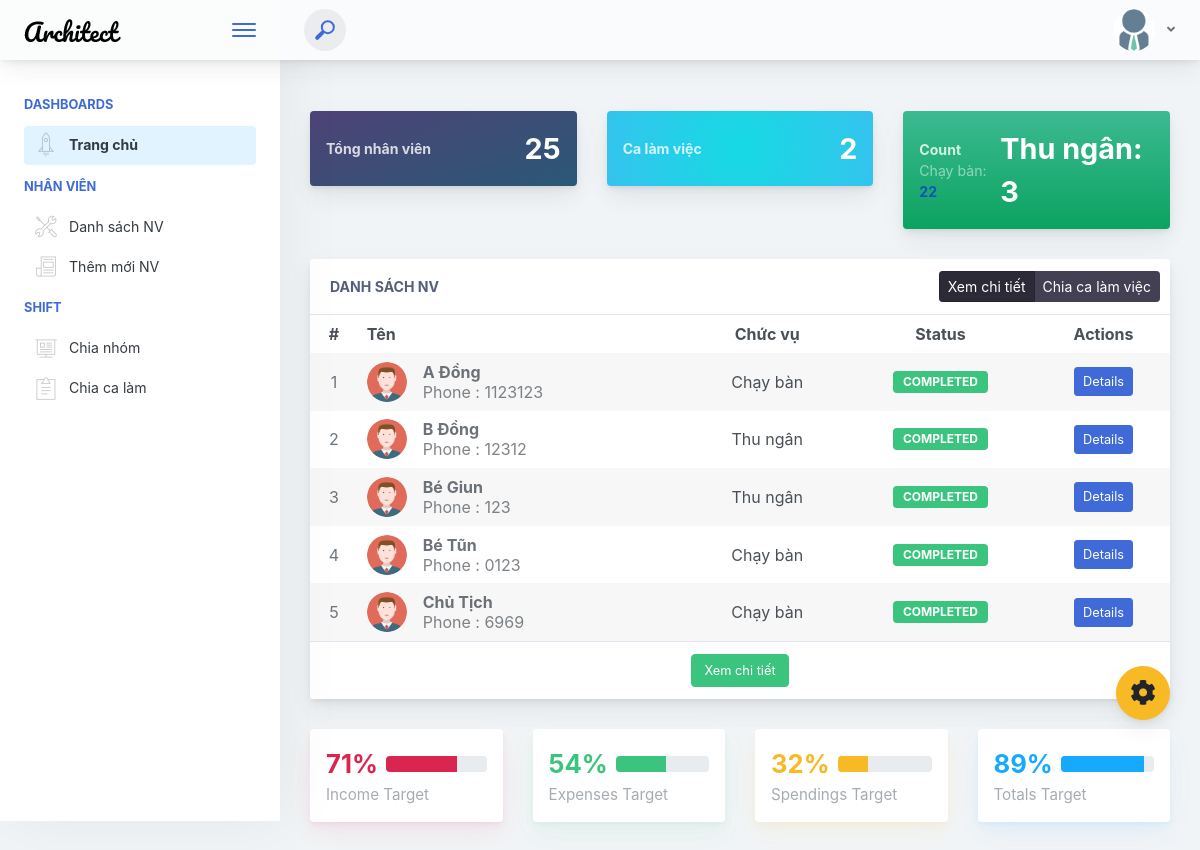
Page /index.php on the earlier database version.
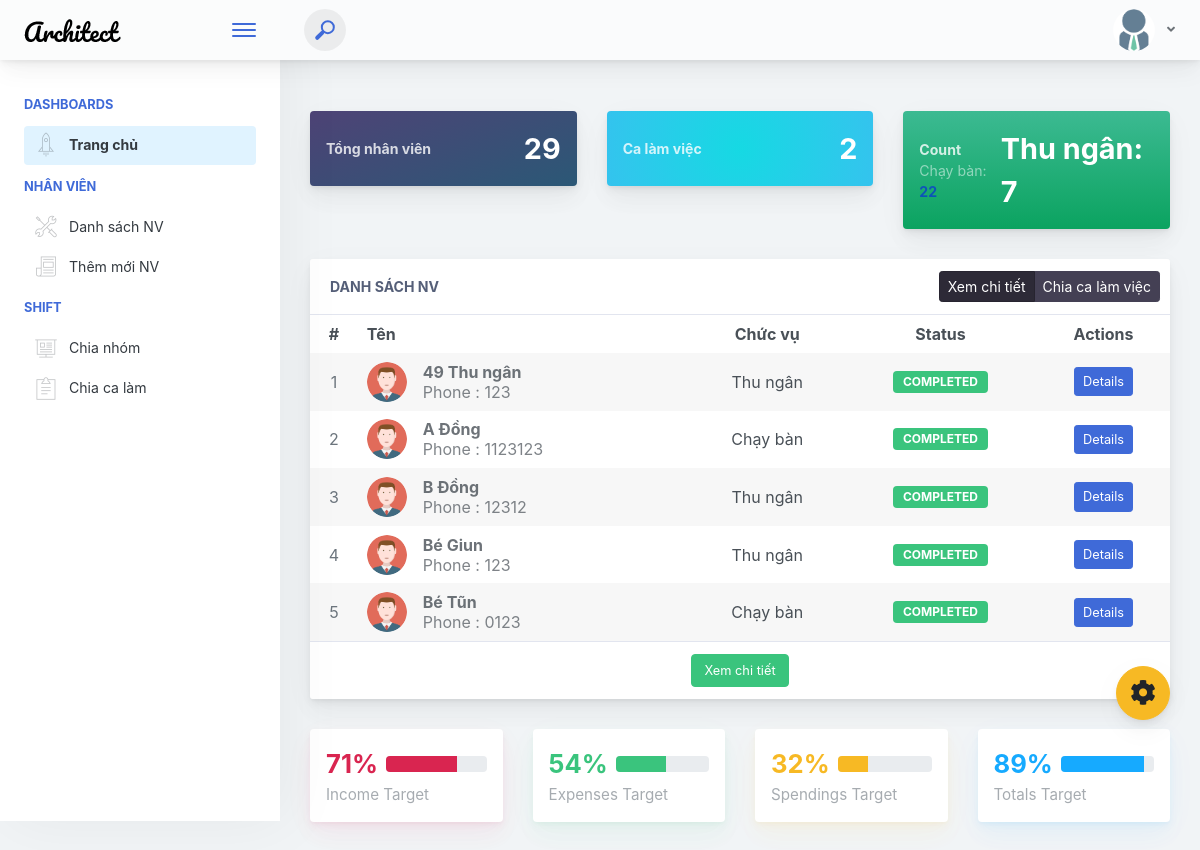
Same page on the later database version.
### tables this page shows
CREATE TABLE `nhanvien` (
  `id` int(20) UNSIGNED NOT NULL,
  `ten` varchar(60) DEFAULT NULL,
  `sdt` varchar(60) DEFAULT NULL,
  `chucvu` varchar(50) NOT NULL,
  `calamviec` varchar(20) NOT NULL,
  `ghichu` text NOT NULL,
  `count` varchar(150) NOT NULL
);

### lib/database.php (called while the page is built, shortened)
<?php
Class Database extends PDO{
   public $host   = DB_HOST;
   public $user   = DB_USER;
   public $pass   = DB_PASS;
   public $dbname = DB_NAME;
   public $link;
private function connectDB(){
   $this->link = new mysqli($this->host, $this->user, $this->pass,
    $this->dbname);
    mysqli_set_charset($this->link, 'UTF8');
 }
public function select($query){
  $result = $this->link->query($query) or
   die($this->link->error.__LINE__);
  if($result->num_rows > 0){
    return $result;
  } else {
    return false;
  }
 }
}

### classes/nhanvien.php (called while the page is built, shortened)
<?php
	$filepath = realpath(dirname(__FILE__));
	include_once ($filepath.'/../lib/database.php');
    class nhanvien
	{
		private $db;
		public function __construct()
		{
			$this->db = new Database();
		}
		public function CountStaff()
		{
			$query = "SELECT COUNT(*) as nv FROM nhanvien";
			$result = $this->db->select($query);
			return $result;
		}
		public function CountStaffRun()
		{
			$query = "SELECT COUNT(*) as nvcb FROM nhanvien where chucvu='Chạy bàn'";
			$result = $this->db->select($query);
			return $result;
		}
		public function CountStaffCashier()
		{
			$query = "SELECT COUNT(*) as nvtn FROM nhanvien where chucvu='Thu ngân'";
			$result = $this->db->select($query);
			return $result;
		}
		public function show5_nhanvien()
		{
			$query = "SELECT * FROM nhanvien  ORDER BY ten ASC limit 5";
			$result = $this->db->select($query);
			return $result;
		}
	}
?>

### index.php (the view, shortened to what the changed rows need)
<?php
include 'lib/database.php';
?>
<!doctype html>
<html lang="vi">
<?php include 'head.php';?>
<body>
    <div class="app-container app-theme-white body-tabs-shadow fixed-sidebar fixed-header">
                <div class="app-main">
                <div class="app-sidebar sidebar-shadow">
<?php
$filepath = realpath(dirname(__FILE__));
                                            include_once ($filepath.'/classes/nhanvien.php');
                                            $i=1;
                                            $cs = new nhanvien();
                                            $count=$cs->CountStaff();
                                            $countcb=$cs->CountStaffRun();
                                            $counttn=$cs->CountStaffCashier();
?>
                </div>    <div class="app-main__outer">
                    <div class="app-main__inner">
                                  <div class="row">
                            <div class="col-md-6 col-xl-4">
                                <div class="card mb-3 widget-content bg-midnight-bloom">
                                    <div class="widget-content-wrapper text-white">
                                        <div class="widget-content-right">
                                            <div class="widget-numbers text-white">
                                            <span title="
">
<?php
while($kq=$count->fetch_assoc())
{
    echo $kq['nv'];
}
?>
                                            </span></div>
                                        </div>
                                    </div>
                                </div>
                            </div>
                            <div class="col-md-6 col-xl-4">
                                <div class="card mb-3 widget-content bg-grow-early">
                                    <div class="widget-content-wrapper text-white">
                                        <div class="widget-content-left">
                                            <div class="widget-heading">Count</div>
                                            <div class="widget-subheading">
                                                <?php while($kq1=$countcb->fetch_assoc())
{
    echo "Chạy bàn:<b style='color:blue;'> ".$kq1['nvcb'].'</b>';
}
?></div>
                                        </div>
                                        <div class="widget-content-right">
                                            <div class="widget-numbers text-white"><span><?php
                                            while($kq2=$counttn->fetch_assoc())
                                            {
                                                echo "Thu ngân: ".$kq2['nvtn'];
                                            }
                                            ?></span></div>
                                        </div>
                                    </div>
                                </div>
                            </div>
                        </div>
                        <div class="row">
                            <div class="col-md-12">
                                <div class="main-card mb-3 card">
                                    <div class="table-responsive">
                                        <table class="align-middle mb-0 table table-borderless table-striped table-hover">
                                            <thead>
                                            <tr>
                                                <th class="text-center">#</th>
                                                <th>Tên</th>
                                                <th class="text-center">Chức vụ</th>
                                                <th class="text-center">Status</th>
                                                <th class="text-center">Actions</th>
                                            </tr>
                                            </thead>
                                            <tbody>
                                            <?php
                                            $get_nv = $cs->show5_nhanvien();
                                                            if($get_nv){
                                                                while ($result = $get_nv->fetch_assoc())
                                                                {
                                            ?>
                                            <tr>
                                                <td class="text-center text-muted"><?=$i++?></td>
                                                <td>
                                                    <div class="widget-content p-0">
                                                        <div class="widget-content-wrapper">
                                                            <div class="widget-content-left mr-3">
                                                                <div class="widget-content-left">
                                                                    <img width="40" class="rounded-circle" src="assets/images/avatars/images.png" alt="">
                                                                </div>
                                                            </div>
                                                            <div class="widget-content-left flex2">
                                                                <div class="widget-heading"><?=$result['ten']?></div>
                                                                <div class="widget-subheading opacity-7">Phone : <?=$result['sdt']?></div>
                                                            </div>
                                                        </div>
                                                    </div>
                                                </td>
                                                <td class="text-center" title="SĐT : <?=$result['sdt']?>"><?=$result['chucvu']?></td>
                                                <td class="text-center">
                                                    <div class="badge badge-success">Completed</div>
                                                </td>
                                                <td class="text-center">
                                                    <button type="button" id="PopoverCustomT-2" class="btn btn-primary btn-sm">Details</button>
                                                </td>
                                            </tr>
                                            <?php
                                             }
                                            }
                                            else{echo "Lỗi";}
                                            ?>
                                            </tbody>
                                        </table>
                                    </div>
                                </div>
                            </div>
                        </div>
                    </div>
                       </div>
        </div>
    </div>
<script type="text/javascript" src="./assets/scripts/main.js"></script></body>
</html>

Differences in the rows shown:
no longer on this page (row edited): nhanvien: ten "Chủ Tịch", sdt "6969", chucvu "Chạy bàn"
added nhanvien: ten "49 Thu ngân", sdt "123", chucvu "Thu ngân"
Other differences:
new list line: "29"
new list line: "Thu ngân: 7"
list line gone: "25"
list line gone: "Thu ngân: 3"
